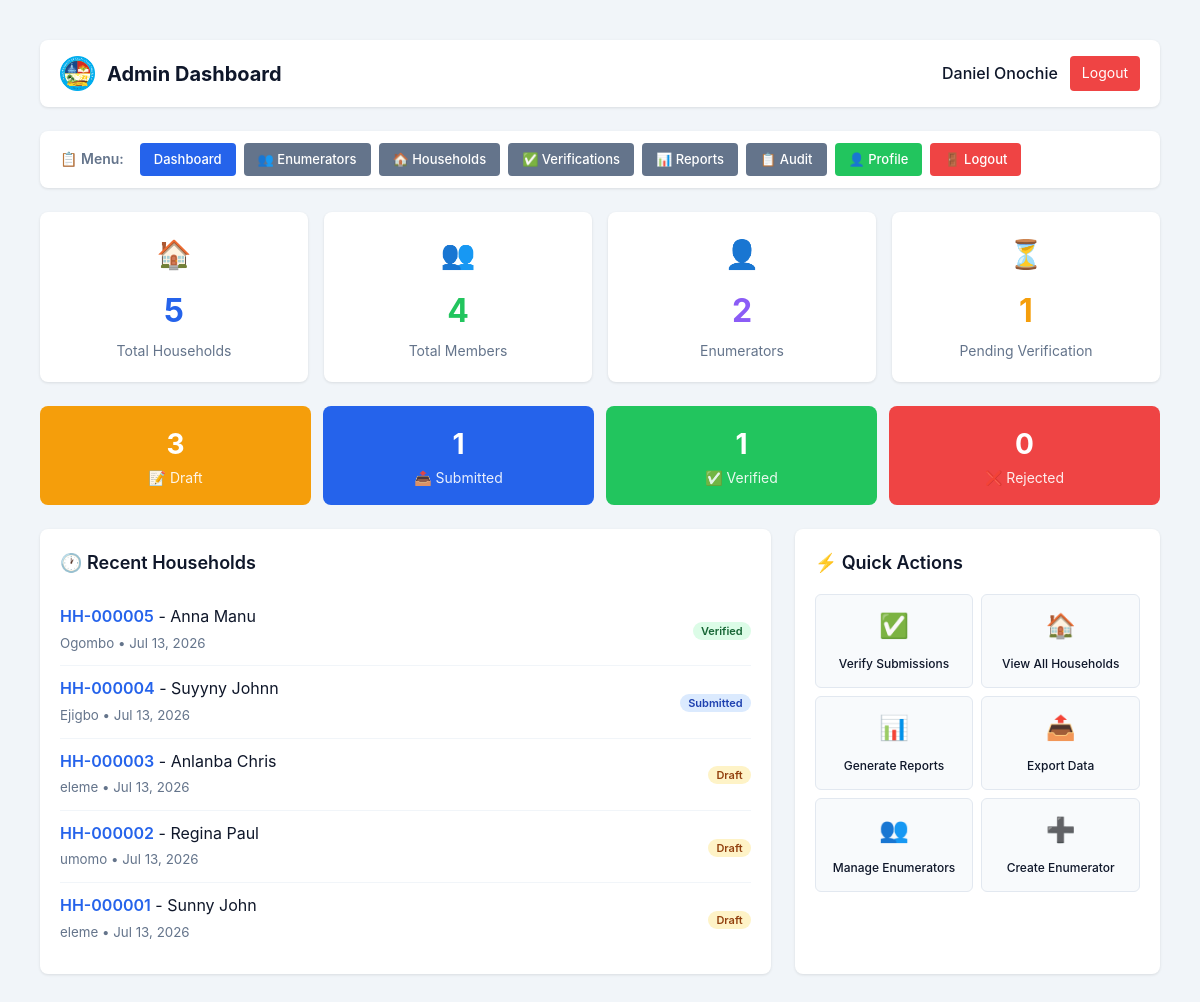
The page /delta-census/admin_dashboard.php (signed in) on the database its author committed.
### tables this page shows
CREATE TABLE `households` (
  `id` int(11) NOT NULL,
  `household_code` varchar(50) NOT NULL,
  `lga` varchar(100) NOT NULL,
  `ward` varchar(100) NOT NULL,
  `community` varchar(100) DEFAULT NULL,
  `enumeration_area` varchar(50) DEFAULT NULL,
  `head_of_household` varchar(100) NOT NULL,
  `address` text NOT NULL,
  `phone` varchar(20) DEFAULT NULL,
  `total_members` int(11) DEFAULT 0,
  `created_by` int(11) NOT NULL,
  `created_at` timestamp NOT NULL DEFAULT current_timestamp(),
  `updated_at` timestamp NULL DEFAULT NULL ON UPDATE current_timestamp(),
  `status` enum('draft','submitted','verified','rejected') DEFAULT 'draft',
  `submitted_at` timestamp NULL DEFAULT NULL,
  `verified_at` timestamp NULL DEFAULT NULL,
  `device_info` varchar(255) DEFAULT NULL,
  `ip_address` varchar(45) DEFAULT NULL,
  `supervisor_id` int(11) DEFAULT NULL,
  `household_number` varchar(20) DEFAULT NULL,
  `household_head` varchar(100) DEFAULT NULL,
  `house_number` varchar(50) DEFAULT NULL,
  `street_name` varchar(200) DEFAULT NULL,
  `landmark` varchar(200) DEFAULT NULL,
  `gps_latitude` decimal(10,8) DEFAULT NULL,
  `gps_longitude` decimal(11,8) DEFAULT NULL,
  `gps_accuracy` varchar(20) DEFAULT NULL,
  `building_type` varchar(50) DEFAULT NULL,
  `house_ownership` varchar(50) DEFAULT NULL,
  `number_of_households` int(11) DEFAULT NULL,
  `number_of_rooms` int(11) DEFAULT NULL,
  `enumerator_id` int(11) DEFAULT NULL
);

### delta-census/admin_dashboard.php (the view, shortened to what this page needs)
<?php
global $pdo;
$stmt = $pdo->query("SELECT COUNT(*) as total FROM households");
$totalHouseholds = $stmt->fetch()['total'];
$stmt = $pdo->query("
    SELECT status, COUNT(*) as count
    FROM households
    GROUP BY status
");
$statusStats = $stmt->fetchAll();
$stmt = $pdo->query("SELECT COUNT(*) as total FROM users WHERE role = 'enumerator'");
$totalEnumerators = $stmt->fetch()['total'];
$stmt = $pdo->query("SELECT COUNT(*) as total FROM household_members");
$totalMembers = $stmt->fetch()['total'];
$stmt = $pdo->query("
    SELECT h.*, u.username as enumerator_name
    FROM households h
    LEFT JOIN users u ON h.enumerator_id = u.id
    ORDER BY h.created_at DESC
    LIMIT 10
");
$recentHouseholds = $stmt->fetchAll();
$stmt = $pdo->query("
    SELECT COUNT(*) as pending
    FROM households
    WHERE status = 'submitted'
");
$pendingVerifications = $stmt->fetch()['pending'];
$statusCounts = [
    'draft' => 0,
    'submitted' => 0,
    'verified' => 0,
    'rejected' => 0
];
foreach ($statusStats as $stat) {
    $statusCounts[$stat['status']] = $stat['count'];
}
?>
<!DOCTYPE html>
<html lang="en">
<head>
    <link rel="stylesheet" href="css/style.css">
</head>
<body>
    <div class="app-container">
        <nav class="mobile-nav">
            <div class="nav-header">
                <div style="display: flex; align-items: center; gap: 12px;">
                    <img src="images/logodelta.png" alt="Logo" style="height: 35px; width: auto;">
                    <h2 style="font-size: 20px;"> Admin Dashboard</h2>
                </div>
                <div class="user-menu">
                    <span style="font-weight: 500;"><?php echo htmlspecialchars($_SESSION['full_name'] ?? 'Admin'); ?></span>
                    <a href="logout.php" class="btn-sm btn-danger">Logout</a>
                </div>
            </div>
        </nav>
        <div class="admin-nav">
            <span class="nav-label">📋 Menu:</span>
            <a href="admin_dashboard.php" class="btn btn-primary">Dashboard</a>
            <a href="admin_enumerators.php" class="btn btn-secondary">👥 Enumerators</a>
            <a href="admin_households.php" class="btn btn-secondary">🏠 Households</a>
            <a href="admin_verifications.php" class="btn btn-secondary">✅ Verifications</a>
            <a href="admin_reports.php" class="btn btn-secondary">📊 Reports</a>
            <a href="admin_audit.php" class="btn btn-secondary">📋 Audit</a>
            <a href="admin_profile.php" class="btn btn-success">👤 Profile</a>
            <a href="logout.php" class="btn btn-danger">🚪 Logout</a>
        </div>
        <div class="stats-grid">
            <div class="stat-card">
                <div class="icon">🏠</div>
                <div class="number"><?php echo $totalHouseholds; ?></div>
                <div class="label">Total Households</div>
            </div>
            <div class="stat-card members">
                <div class="icon">👥</div>
                <div class="number"><?php echo $totalMembers; ?></div>
                <div class="label">Total Members</div>
            </div>
            <div class="stat-card enumerators">
                <div class="icon">👤</div>
                <div class="number"><?php echo $totalEnumerators; ?></div>
                <div class="label">Enumerators</div>
            </div>
            <div class="stat-card pending">
                <div class="icon">⏳</div>
                <div class="number"><?php echo $pendingVerifications; ?></div>
                <div class="label">Pending Verification</div>
            </div>
        </div>
        <div class="status-grid">
            <div class="status-box draft">
                <div class="number"><?php echo $statusCounts['draft']; ?></div>
                <div class="label">📝 Draft</div>
            </div>
            <div class="status-box submitted">
                <div class="number"><?php echo $statusCounts['submitted']; ?></div>
                <div class="label">📤 Submitted</div>
            </div>
            <div class="status-box verified">
                <div class="number"><?php echo $statusCounts['verified']; ?></div>
                <div class="label">✅ Verified</div>
            </div>
            <div class="status-box rejected">
                <div class="number"><?php echo $statusCounts['rejected']; ?></div>
                <div class="label">❌ Rejected</div>
            </div>
        </div>
        <div class="dashboard-grid">
            <div class="dashboard-card">
                <h3>🕐 Recent Households</h3>
                <?php if (count($recentHouseholds) > 0): ?>
                    <?php foreach ($recentHouseholds as $household): ?>
                        <div class="recent-item">
                            <div>
                                <span class="code"><?php echo htmlspecialchars($household['household_code'] ?? $household['household_number']); ?></span>
                                <span class="head">- <?php echo htmlspecialchars($household['head_of_household'] ?? $household['household_head']); ?></span>
                                <br>
                                <small style="color: #64748b;"><?php echo htmlspecialchars($household['community']); ?> • <?php echo date('M d, Y', strtotime($household['created_at'])); ?></small>
                            </div>
                            <div>
                                <span class="status-badge <?php echo $household['status']; ?>">
                                    <?php echo ucfirst($household['status']); ?>
                                </span>
                            </div>
                        </div>
                    <?php endforeach; ?>
                <?php else: ?>
                    <p style="color: #64748b; text-align: center; padding: 20px;">No households registered yet.</p>
                <?php endif; ?>
            </div>
            <div class="dashboard-card">
                <h3>⚡ Quick Actions</h3>
                <div class="quick-actions">
                    <a href="admin_verifications.php" class="quick-action">
                        <span class="icon">✅</span>
                        <span class="label">Verify Submissions</span>
                    </a>
                    <a href="admin_households.php" class="quick-action">
                        <span class="icon">🏠</span>
                        <span class="label">View All Households</span>
                    </a>
                    <a href="admin_reports.php" class="quick-action">
                        <span class="icon">📊</span>
                        <span class="label">Generate Reports</span>
                    </a>
                    <a href="admin_export.php" class="quick-action">
                        <span class="icon">📤</span>
                        <span class="label">Export Data</span>
                    </a>
                    <a href="admin_enumerators.php" class="quick-action">
                        <span class="icon">👥</span>
                        <span class="label">Manage Enumerators</span>
                    </a>
                    <a href="admin_users.php" class="quick-action">
                        <span class="icon">➕</span>
                        <span class="label">Create Enumerator</span>
                    </a>
                </div>
            </div>
        </div>
    </div>
</body>
</html>

### delta-census/css/style.css (style rules this page uses)
* { margin: 0; padding: 0; box-sizing: border-box; }
:root { --primary: #2563eb; --primary-dark: #1d4ed8; --secondary: #64748b; --success: #22c55e; --danger: #ef4444; --warning: #f59e0b; --background: #f1f5f9; --card: #ffffff; --text: #0f172a; --text-secondary: #64748b; --shadow: 0 4px 6px -1px rgba(0, 0, 0, 0.1), 0 2px 4px -1px rgba(0, 0, 0, 0.06); --radius: 12px; --transition: all 0.3s ease; --chart-blue: #2563eb; --chart-green: #22c55e; --chart-red: #ef4444; --chart-yellow: #f59e0b; --chart-purple: #8b5cf6; --chart-pink: #ec4899; --chart-indigo: #6366f1; --chart-cyan: #06b6d4; --chart-orange: #f97316; --chart-teal: #14b8a6; }
body { font-family: -apple-system, BlinkMacSystemFont, 'Segoe UI', Roboto, 'Helvetica Neue', Arial, sans-serif; background: var(--background); color: var(--text); line-height: 1.6; min-height: 100vh; padding: 20px; }
.btn { display: inline-block; padding: 12px 24px; font-size: 16px; font-weight: 600; border: none; border-radius: 8px; cursor: pointer; transition: var(--transition); text-align: center; text-decoration: none; -webkit-tap-highlight-color: transparent; }
.btn-primary { background: var(--primary); color: white; }
.btn-secondary { background: var(--secondary); color: white; }
.btn-danger { background: var(--danger); color: white; }
.btn-success { background: var(--success); color: white; }
.btn-sm { padding: 6px 12px; font-size: 14px; }
.app-container { max-width: 1200px; margin: 0 auto; }
.mobile-nav { background: var(--card); border-radius: var(--radius); padding: 16px 20px; margin-bottom: 24px; box-shadow: var(--shadow); }
.nav-header { display: flex; justify-content: space-between; align-items: center; flex-wrap: wrap; gap: 12px; }
.nav-header h2 { font-size: 20px; font-weight: 700; }
.user-menu { display: flex; align-items: center; gap: 12px; }
.dashboard-grid { display: grid; gap: 24px; }
.dashboard-card { background: var(--card); border-radius: var(--radius); box-shadow: var(--shadow); padding: 20px; }
.dashboard-card h3 { font-size: 18px; font-weight: 600; margin-bottom: 16px; }
.stats-grid { display: grid; grid-template-columns: repeat(3, 1fr); gap: 16px; }
.status-badge { padding: 4px 8px; border-radius: 9999px; font-size: 12px; font-weight: 600; }
.status-badge.draft { background: #fef3c7; color: #92400e; }
.status-badge.submitted { background: #dbeafe; color: #1e40af; }
.status-badge.verified { background: #dcfce7; color: #166534; }
.admin-nav { background: white; border-radius: 8px; padding: 12px 20px; margin-bottom: 24px; box-shadow: 0 1px 3px rgba(0,0,0,0.1); display: flex; gap: 12px; flex-wrap: wrap; align-items: center; }
.admin-nav .nav-label { font-weight: 600; color: #64748b; margin-right: 8px; font-size: 14px; }
.admin-nav .btn { padding: 8px 16px; border-radius: 6px; text-decoration: none; font-size: 14px; font-weight: 500; border: none; cursor: pointer; transition: all 0.3s ease; }
.admin-nav .btn-primary { background: #2563eb; color: white; }
.admin-nav .btn-secondary { background: #64748b; color: white; }
.admin-nav .btn-success { background: #22c55e; color: white; }
.admin-nav .btn-danger { background: #ef4444; color: white; }

### rows shown on the page
households: household_code "HH-000005", head_of_household "Anna Manu", community "Ogombo", created_at "Jul 13, 2026", status "Verified"
households: household_code "HH-000004", head_of_household "Suyyny Johnn", community "Ejigbo", created_at "Jul 13, 2026", status "Submitted"
households: household_code "HH-000003", head_of_household "Anlanba Chris", community "eleme", created_at "Jul 13, 2026", status "Draft"
households: household_code "HH-000002", head_of_household "Regina Paul", community "umomo", created_at "Jul 13, 2026", status "Draft"
households: household_code "HH-000001", head_of_household "Sunny John", community "eleme", created_at "Jul 13, 2026", status "Draft"

### other values the page prints
$_SESSION['full_name'] "Daniel Onochie"
$totalHouseholds "5"
$totalMembers "4"
$totalEnumerators "2"
$pendingVerifications "1"
$statusCounts['draft'] "3"
$statusCounts['submitted'] "1"
$statusCounts['verified'] "1"
$statusCounts['rejected'] "0"
